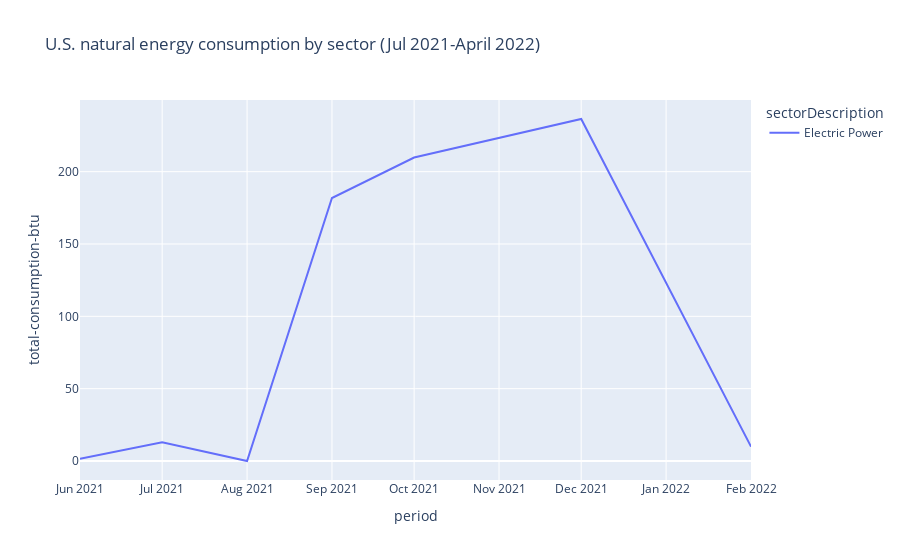

Write notebook code for a chart like this one.
### Code cell
fig2 = px.line(nt_consumption_ind_sector, x="period", y="total-consumption-btu", color='sectorDescription', title='U.S. natural energy consumption by sector (Jul 2021-April 2022)')
fig2.show()

### Figure 1 — Plotly figure (JSON) as saved in the notebook; plotly's stock layout.template omitted (floating-point values rounded to 4 significant figures)
{"data": [{"hovertemplate": "sectorDescription=Electric Power<br>period=%{x}<br>total-consumption-btu=%{y}<extra></extra>", "legendgroup": "Electric Power", "line": {"color": "#636efa", "dash": "solid"}, "marker": {"symbol": "circle"}, "mode": "lines", "name": "Electric Power", "orientation": "v", "showlegend": true, "type": "scatter", "x": ["2021-06", "2021-07", "2021-08", "2021-09", "2021-10", "2021-12", "2022-02"], "xaxis": "x", "y": [1.471, 12.93, 0.001, 181.8, 209.8, 236.4, 9.92], "yaxis": "y"}], "layout": {"autosize": true, "legend": {"title": {"text": "sectorDescription"}, "tracegroupgap": 0}, "title": {"text": "U.S. natural energy consumption by sector (Jul 2021-April 2022)"}, "xaxis": {"anchor": "y", "autorange": true, "domain": [0, 1], "range": ["2021-06-01", "2022-02-01"], "title": {"text": "period"}, "type": "date"}, "yaxis": {"anchor": "x", "autorange": true, "domain": [0, 1], "range": [-13.13, 249.5], "title": {"text": "total-consumption-btu"}, "type": "linear"}}}
